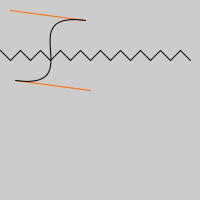
Frame 1 (no input)
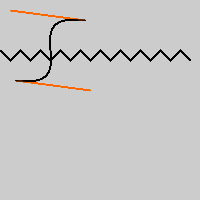
Frame 60 (the mouse pressed at the canvas centre just before this capture)
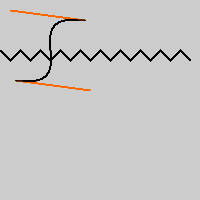
Frame 120 (the mouse held since frame 60 and released just before this capture)

The Processing sketch that drew these frames (run headless with seeded random() and noise(); from frame 60 on, the mouse is pressed at the canvas centre):

// Processing sketch: Curves
// ── Curves.pde



void setup(){
  size(200,200);
}

void draw(){
  
  noFill();
  stroke(255, 102, 0);
  line(85, 20, 10, 10);
  line(90, 90, 15, 80);
  stroke(0, 0, 0);
  bezier(85, 20, 10, 10, 90, 90, 15, 80);
  
  beginShape();
  for (int i=0; i<20; i++){
    int y = i%2;
    vertex(i*10, 50+y*10);
  }
  endShape();
}
